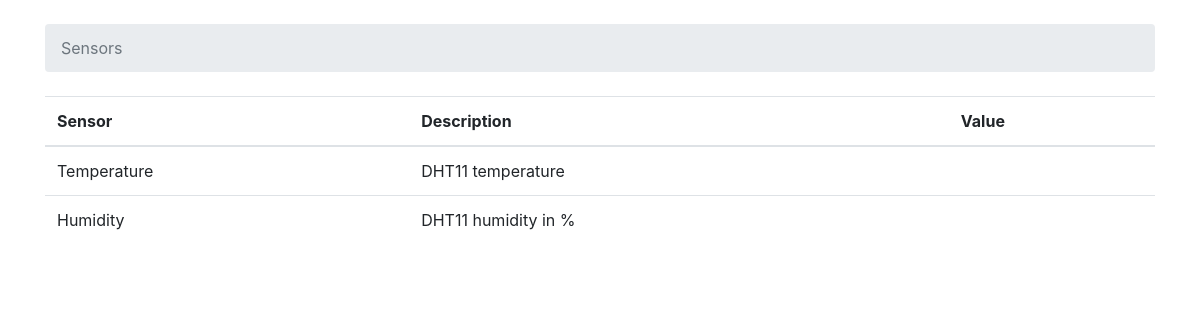
The app's page /info/, older data.
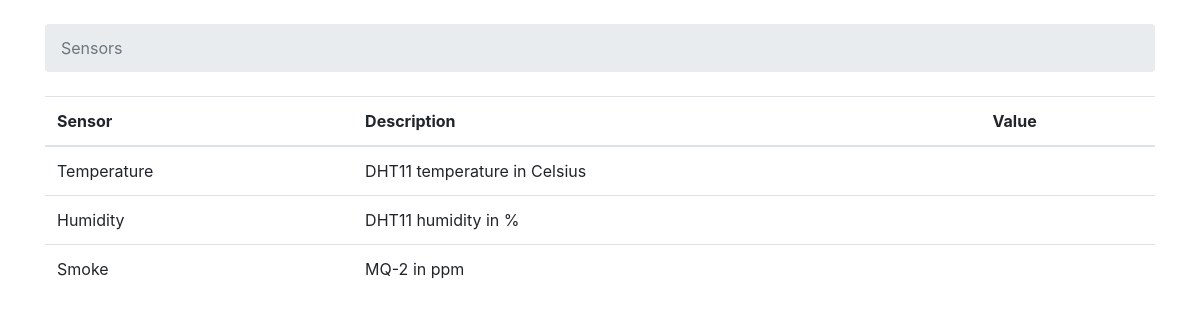
The same page, newer data.
### MyApp/models.py (models this page shows, shortened)
class dataSensor(models.Model):
    name = models.CharField(max_length=30, unique=True)
    description = models.CharField(max_length=100)
    values = models.IntegerField()

### MyApp/views.py (the view)
# urls.py: url(r'^info/',views.Info),
def Info(request):
    objects = dataSensor.objects.all()
    return render(request, 'info_v2.html', {'dataSensor': objects})

### templates/info_v2.html (shortened to what this page needs)
{% load static %}<!DOCTYPE html>
<html>
  <head>
    <link rel="stylesheet" href="{% static 'css/bootstrap.min.css' %}">
  </head>
  <body>
    <div class="container">
      <ol class="breadcrumb my-4">
        <li class="breadcrumb-item active">Sensors</li>
      </ol>
      <table class="table">
        <thead class="thead-inverse">
          <tr>
            <th>Sensor</th>
            <th>Description</th>
            <th>Value</th>
          </tr>
        </thead>
        <tbody>
          {% for sensor in dataSensor %}
            <tr>
              <td>{{ sensor.name }}</td>
              <td>{{sensor.description}}</td>
              <td class="align-middle">{{sensor.value}}</td>
            </tr>
          {% endfor %}
        </tbody>
      </table>
    </div>
  </body>
</html>

Row changes from the older to the newer data that the page shows:
changed dataSensor "Temperature": description "DHT11 temperature" → "DHT11 temperature in Celsius"
added dataSensor: name "Smoke", description "MQ-2 in ppm"
